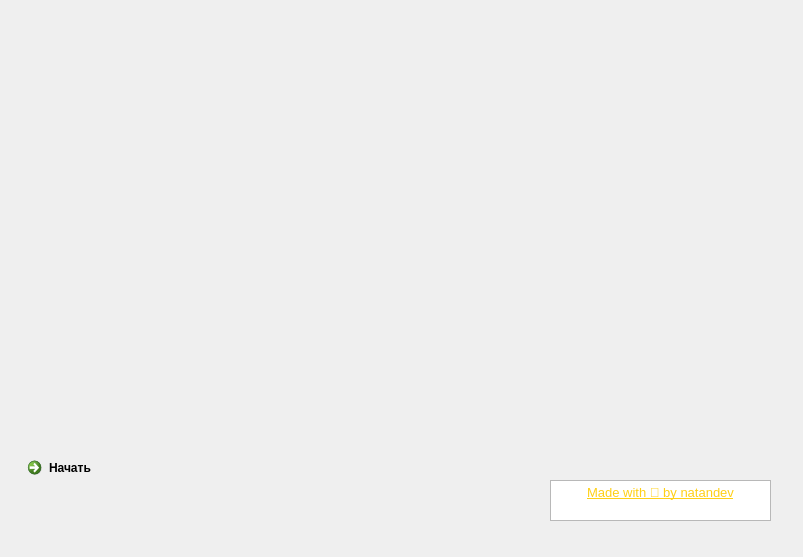
<?xml version="1.0" encoding="UTF-8"?>
<ui version="4.0">
 <class>Dialog</class>
 <widget class="QDialog" name="Dialog">
  <property name="geometry">
   <rect>
    <x>0</x>
    <y>0</y>
    <width>803</width>
    <height>557</height>
   </rect>
  </property>
  <property name="windowTitle">
   <string>Dialog</string>
  </property>
  <widget class="QCommandLinkButton" name="commandLinkButton">
   <property name="geometry">
    <rect>
     <x>20</x>
     <y>450</y>
     <width>222</width>
     <height>48</height>
    </rect>
   </property>
   <property name="text">
    <string>Начать</string>
   </property>
  </widget>
  <widget class="QTextBrowser" name="textBrowser">
   <property name="geometry">
    <rect>
     <x>550</x>
     <y>480</y>
     <width>221</width>
     <height>41</height>
    </rect>
   </property>
   <property name="font">
    <font>
     <underline>false</underline>
    </font>
   </property>
   <property name="toolTipDuration">
    <number>1</number>
   </property>
   <property name="html">
    <string>&lt;!DOCTYPE HTML PUBLIC &quot;-//W3C//DTD HTML 4.0//EN&quot; &quot;http://www.w3.org/TR/REC-html40/strict.dtd&quot;&gt;
&lt;html&gt;&lt;head&gt;&lt;meta name=&quot;qrichtext&quot; content=&quot;1&quot; /&gt;&lt;style type=&quot;text/css&quot;&gt;
p, li { white-space: pre-wrap; }
&lt;/style&gt;&lt;/head&gt;&lt;body style=&quot; font-family:'MS Shell Dlg 2'; font-size:7.8pt; font-weight:400; font-style:normal;&quot;&gt;
&lt;p align=&quot;center&quot; style=&quot; margin-top:0px; margin-bottom:0px; margin-left:0px; margin-right:0px; -qt-block-indent:0; text-indent:0px;&quot;&gt;&lt;a href=&quot;https://github.com/Natan7217&quot;&gt;&lt;span style=&quot; font-size:10pt; text-decoration: underline; color:#ffd015;&quot;&gt;Made with 💖 by natandev&lt;/span&gt;&lt;/a&gt;&lt;/p&gt;&lt;/body&gt;&lt;/html&gt;</string>
   </property>
   <property name="textInteractionFlags">
    <set>Qt::LinksAccessibleByKeyboard|Qt::LinksAccessibleByMouse</set>
   </property>
   <property name="openExternalLinks">
    <bool>true</bool>
   </property>
  </widget>
 </widget>
 <resources/>
 <connections/>
</ui>
